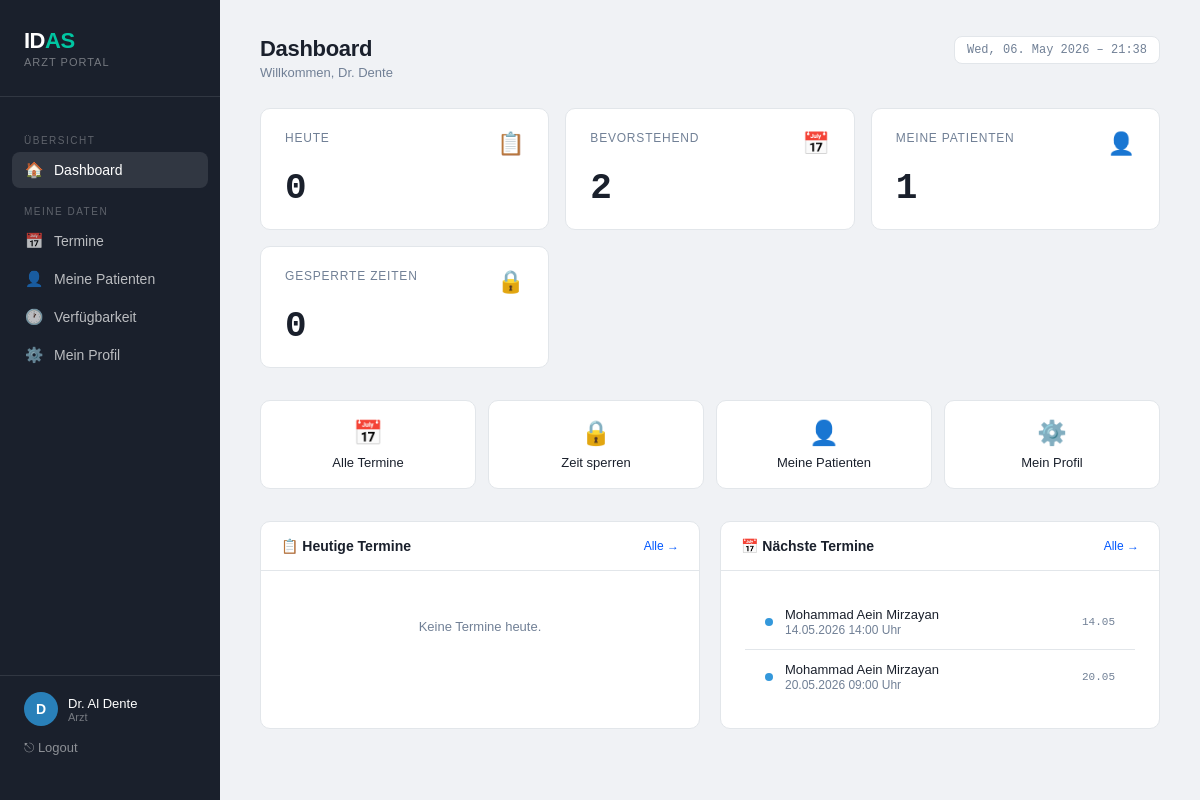
Page /php/cms/doctor_dashboard.php (signed in) on the committed database.
### tables this page shows
CREATE TABLE `termin` (
  `termin_id` int(11) NOT NULL,
  `arzt_id` int(11) NOT NULL,
  `patient_id` int(11) NOT NULL,
  `datum` datetime NOT NULL,
  `beschreibung` text DEFAULT NULL,
  `status` varchar(20) NOT NULL DEFAULT 'Bevorstehend'
);

CREATE TABLE `patient` (
  `patient_id` int(11) NOT NULL,
  `vorname` varchar(30) NOT NULL,
  `nachname` varchar(30) NOT NULL,
  `geburtsdatum` date NOT NULL,
  `wohnort` varchar(50) DEFAULT NULL,
  `plz` varchar(10) DEFAULT NULL,
  `adresse` varchar(70) DEFAULT NULL,
  `email` varchar(70) NOT NULL,
  `telefon` varchar(20) DEFAULT NULL,
  `geschlecht` varchar(10) DEFAULT NULL,
  `passwort` varchar(255) NOT NULL
);

### php/cms/doctor_dashboard.php (the view, shortened to what this page needs)
<?php
require_once "../includes/db_config.php";
$arzt_id   = $_SESSION["arzt_id"];
$arzt_name = $_SESSION["arzt_name"];
$upcoming_count  = mysqli_fetch_assoc(mysqli_query($conn, "SELECT COUNT(*) c FROM termin WHERE arzt_id=$arzt_id AND datum >= NOW()"))['c'];
$today_count     = mysqli_fetch_assoc(mysqli_query($conn, "SELECT COUNT(*) c FROM termin WHERE arzt_id=$arzt_id AND DATE(datum) = CURDATE()"))['c'];
$patient_count   = mysqli_fetch_assoc(mysqli_query($conn, "SELECT COUNT(DISTINCT patient_id) c FROM termin WHERE arzt_id=$arzt_id"))['c'];
$upcoming = [];
$r = mysqli_query($conn,
    "SELECT t.termin_id, t.datum, t.beschreibung, t.status,
            p.vorname, p.nachname, p.telefon, p.email AS patient_email
     FROM termin t
     JOIN patient p ON t.patient_id = p.patient_id
     WHERE t.arzt_id = $arzt_id AND t.datum >= NOW()
     ORDER BY t.datum ASC LIMIT 5");
while ($row = mysqli_fetch_assoc($r)) $upcoming[] = $row;
$today = [];
$blocked_count = mysqli_fetch_assoc(mysqli_query($conn,
    "SELECT COUNT(*) c FROM arzt_blocked_slots WHERE arzt_id=$arzt_id AND datum >= CURDATE()"))['c'];
?>
<!DOCTYPE html>
<html lang="de">
<head>
<link rel="stylesheet" href="cms_style.css">
</head>
<body>
<div class="layout">
  <aside class="sidebar">
    <div class="sidebar-logo">
      <div class="logo-word">ID<span>AS</span></div>
      <div class="sidebar-sub">Arzt Portal</div>
    </div>
    <nav>
      <div class="nav-label">Übersicht</div>
      <a class="nav-link active" href="doctor_dashboard.php"><span class="icon">🏠</span> Dashboard</a>
      <div class="nav-label">Meine Daten</div>
      <a class="nav-link" href="doctor_termine.php"><span class="icon">📅</span> Termine</a>
      <a class="nav-link" href="doctor_patienten.php"><span class="icon">👤</span> Meine Patienten</a>
      <a class="nav-link" href="doctor_verfuegbarkeit.php"><span class="icon">🕐</span> Verfügbarkeit</a>
      <a class="nav-link" href="doctor_profil.php"><span class="icon">⚙️</span> Mein Profil</a>
    </nav>
    <div class="sidebar-footer">
      <div class="user-chip">
        <div class="avatar"><?= strtoupper(substr($arzt_name, 0, 1)) ?></div>
        <div>
          <div class="user-name"><?= htmlspecialchars($arzt_name) ?></div>
          <div class="user-role">Arzt</div>
        </div>
      </div>
      <a href="doctor_logout.php">⎋ Logout</a>
    </div>
  </aside>
  <main class="main">
    <div class="page-header">
      <div>
        <div class="page-title">Dashboard</div>
        <div class="page-subtitle">Willkommen, Dr. <?= htmlspecialchars(explode(' ', $arzt_name)[count(explode(' ', $arzt_name))-1]) ?></div>
      </div>
      <div class="date-badge"><?= date('D, d. M Y – H:i') ?></div>
    </div>
    <div class="stats-grid">
      <a class="stat-card" href="doctor_termine.php">
        <div class="stat-top"><div class="stat-label">Heute</div><div class="stat-icon">📋</div></div>
        <div class="stat-value"><?= $today_count ?></div>
      </a>
      <a class="stat-card" href="doctor_termine.php">
        <div class="stat-top"><div class="stat-label">Bevorstehend</div><div class="stat-icon">📅</div></div>
        <div class="stat-value"><?= $upcoming_count ?></div>
      </a>
      <a class="stat-card" href="doctor_patienten.php">
        <div class="stat-top"><div class="stat-label">Meine Patienten</div><div class="stat-icon">👤</div></div>
        <div class="stat-value"><?= $patient_count ?></div>
      </a>
      <a class="stat-card" href="doctor_verfuegbarkeit.php">
        <div class="stat-top"><div class="stat-label">Gesperrte Zeiten</div><div class="stat-icon">🔒</div></div>
        <div class="stat-value"><?= $blocked_count ?></div>
      </a>
    </div>
    <div class="actions-row">
      <a class="action-card" href="doctor_termine.php">
        <div class="ac-icon">📅</div><div class="ac-label">Alle Termine</div>
      </a>
      <a class="action-card" href="doctor_verfuegbarkeit.php">
        <div class="ac-icon">🔒</div><div class="ac-label">Zeit sperren</div>
      </a>
      <a class="action-card" href="doctor_patienten.php">
        <div class="ac-icon">👤</div><div class="ac-label">Meine Patienten</div>
      </a>
      <a class="action-card" href="doctor_profil.php">
        <div class="ac-icon">⚙️</div><div class="ac-label">Mein Profil</div>
      </a>
    </div>
    <div class="panels">
      <div class="panel">
        <div class="panel-head">
          <span class="panel-title">📋 Heutige Termine</span>
          <a class="panel-link" href="doctor_termine.php">Alle →</a>
        </div>
        <div class="panel-body">
          <?php if ($today): foreach ($today as $t): ?>
          <div class="list-row">
            <div class="list-dot" style="background:<?= strtotime($t['datum']) < time() ? '#aaa' : '#38a169' ?>"></div>
            <div class="list-content">
              <div class="list-title"><?= htmlspecialchars($t['vorname'].' '.$t['nachname']) ?></div>
              <div class="list-sub"><?= date('H:i', strtotime($t['datum'])) ?> Uhr
                <?php if ($t['beschreibung']): ?> · <?= htmlspecialchars(mb_strimwidth($t['beschreibung'],0,40,'…')) ?><?php endif; ?>
              </div>
            </div>
            <div class="list-time">
              <span class="badge-g <?= strtotime($t['datum']) < time() ? 'badge-w' : 'badge-m' ?>">
                <?= strtotime($t['datum']) < time() ? 'Fertig' : 'Offen' ?>
              </span>
            </div>
          </div>
          <?php endforeach; else: ?>
          <div class="empty-msg">Keine Termine heute.</div>
          <?php endif; ?>
        </div>
      </div>
      <div class="panel">
        <div class="panel-head">
          <span class="panel-title">📅 Nächste Termine</span>
          <a class="panel-link" href="doctor_termine.php">Alle →</a>
        </div>
        <div class="panel-body">
          <?php if ($upcoming): foreach ($upcoming as $t): ?>
          <div class="list-row">
            <div class="list-dot" style="background:#3498db"></div>
            <div class="list-content">
              <div class="list-title"><?= htmlspecialchars($t['vorname'].' '.$t['nachname']) ?></div>
              <div class="list-sub"><?= date('d.m.Y H:i', strtotime($t['datum'])) ?> Uhr</div>
            </div>
            <div class="list-time"><?= date('d.m', strtotime($t['datum'])) ?></div>
          </div>
          <?php endforeach; else: ?>
          <div class="empty-msg">Keine bevorstehenden Termine.</div>
          <?php endif; ?>
        </div>
      </div>
    </div>
  </main>
</div>
</body>
</html>

### rows in the picture
termin: patient.nachname "Mohammad Aein Mirzayan", datum "14.05.2026 14:00", datum "14.05"
termin: patient.nachname "Mohammad Aein Mirzayan", datum "20.05.2026 09:00", datum "20.05"

### other values in the picture
substr($arzt_name, 0, 1) "D"
$arzt_name "Dr. Al Dente"
explode(' ', $arzt_name)[count(explode(' ', $arzt_name))-1] "Dente"
$today_count "0"
$upcoming_count "2"
$patient_count "1"
$blocked_count "0"
